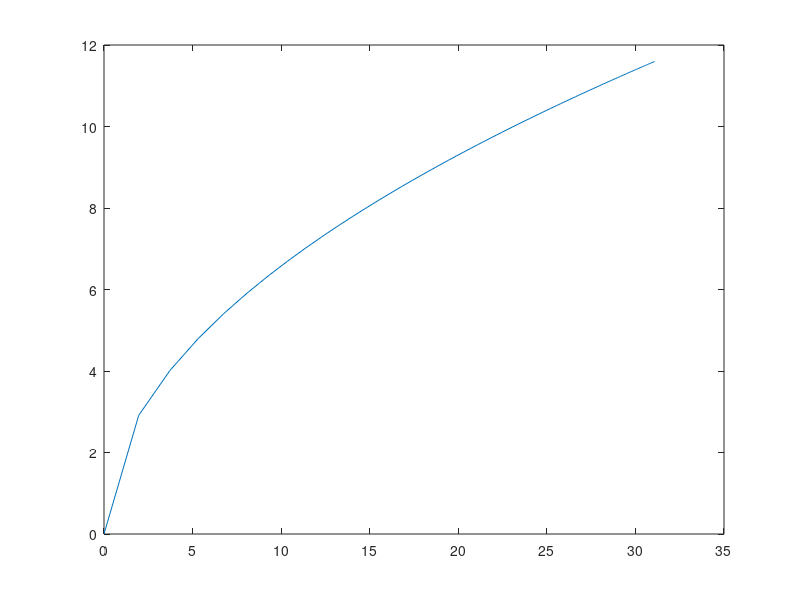

MATLAB code to generate this figure:
%% Varying S_REF (Planform Area of the Wing) 

C_D_min = 0.0180

C_D_range = linspace(0,0.0345,100); 

S_WET = linspace(200,1319,100) %[in^2]
S_WET = S_WET/1550 %[conversion to m^2]

C_F_E = 0.003


S_REF = (C_F_E * S_WET)./(C_D_range)


Wing_Loading = 2.3./S_REF 

%plot(S_REF,C_D_range); 


%% R_max velocity (CD0 = kCL^2)

k = 1/(pi*3.33333*.85)

CL = sqrt(0.016/k)

v_max_range = sqrt((2 * 2.3)./(CL*1.225*S_REF)) 


plot(Wing_Loading,v_max_range) 








